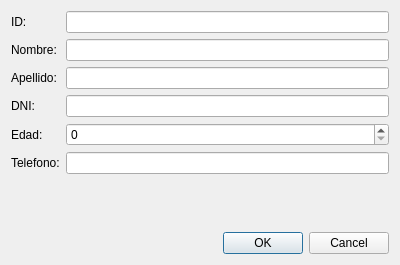
<?xml version="1.0" encoding="UTF-8"?>
<ui version="4.0">
 <class>Clientes</class>
 <widget class="QDialog" name="Clientes">
  <property name="geometry">
   <rect>
    <x>0</x>
    <y>0</y>
    <width>400</width>
    <height>265</height>
   </rect>
  </property>
  <property name="windowTitle">
   <string>Dialog</string>
  </property>
  <layout class="QVBoxLayout" name="verticalLayout">
   <item>
    <layout class="QGridLayout" name="gridLayout">
     <item row="2" column="1">
      <widget class="QLineEdit" name="lineEdit_3"/>
     </item>
     <item row="2" column="0">
      <widget class="QLabel" name="label_3">
       <property name="text">
        <string>Apellido:</string>
       </property>
      </widget>
     </item>
     <item row="3" column="0">
      <widget class="QLabel" name="label_4">
       <property name="text">
        <string>DNI:</string>
       </property>
      </widget>
     </item>
     <item row="1" column="0">
      <widget class="QLabel" name="label_2">
       <property name="text">
        <string>Nombre:</string>
       </property>
      </widget>
     </item>
     <item row="0" column="1">
      <widget class="QLineEdit" name="lineEdit"/>
     </item>
     <item row="3" column="1">
      <widget class="QLineEdit" name="lineEdit_4"/>
     </item>
     <item row="5" column="1">
      <widget class="QLineEdit" name="lineEdit_5"/>
     </item>
     <item row="4" column="1">
      <widget class="QSpinBox" name="spinBox"/>
     </item>
     <item row="4" column="0">
      <widget class="QLabel" name="label_6">
       <property name="text">
        <string>Edad:</string>
       </property>
      </widget>
     </item>
     <item row="1" column="1">
      <widget class="QLineEdit" name="lineEdit_2"/>
     </item>
     <item row="5" column="0">
      <widget class="QLabel" name="label_5">
       <property name="text">
        <string>Telefono:</string>
       </property>
      </widget>
     </item>
     <item row="0" column="0">
      <widget class="QLabel" name="label">
       <property name="text">
        <string>ID:</string>
       </property>
      </widget>
     </item>
     <item row="6" column="1">
      <widget class="QLabel" name="label_historial">
       <property name="text">
        <string/>
       </property>
      </widget>
     </item>
    </layout>
   </item>
   <item>
    <widget class="QDialogButtonBox" name="buttonBox">
     <property name="standardButtons">
      <set>QDialogButtonBox::StandardButton::Cancel|QDialogButtonBox::StandardButton::Ok</set>
     </property>
    </widget>
   </item>
  </layout>
 </widget>
 <resources/>
 <connections>
  <connection>
   <sender>buttonBox</sender>
   <signal>accepted()</signal>
   <receiver>Clientes</receiver>
   <slot>accept()</slot>
   <hints>
    <hint type="sourcelabel">
     <x>248</x>
     <y>254</y>
    </hint>
    <hint type="destinationlabel">
     <x>157</x>
     <y>274</y>
    </hint>
   </hints>
  </connection>
  <connection>
   <sender>buttonBox</sender>
   <signal>rejected()</signal>
   <receiver>Clientes</receiver>
   <slot>reject()</slot>
   <hints>
    <hint type="sourcelabel">
     <x>316</x>
     <y>260</y>
    </hint>
    <hint type="destinationlabel">
     <x>286</x>
     <y>274</y>
    </hint>
   </hints>
  </connection>
 </connections>
</ui>
